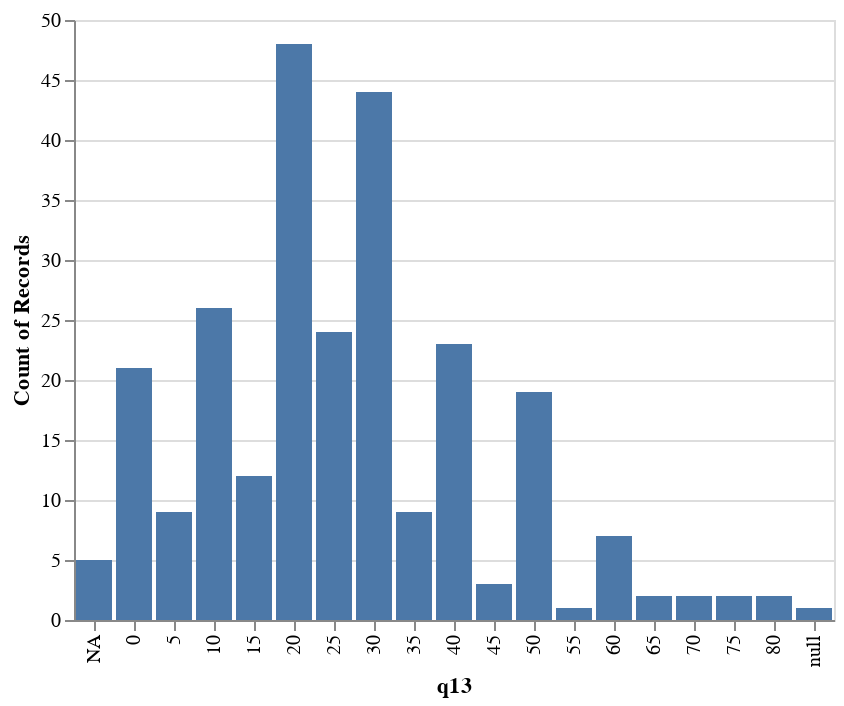

The code cell stored with this chart in its notebook:
### Code cell
#data["q13"].value_counts()
#d = pd.cut(data["q13"], [-1, 0, 10, 20, 30, 40, 50, 60, 70, 80, 90, 100], right=False, labels=["NA", "0", "10", "20", "30", "40", "50", "60", "70", "80", "90"])
d = pd.cut(
    data["q13"],
    [-1, 0, 5, 10, 15, 20, 25, 30, 35, 40, 45, 50, 55, 60, 65, 70, 75, 80, 85, 90, 95, 100],
    right=False,
    labels=["NA", "0", "5", "10", "15", "20", "25", "30", "35", "40", "45", "50", "55", "60", "65", "70", "75", "80", "85", "90", "95"])
d.reset_index()
alt.Chart(d.reset_index()).mark_bar().encode(x="q13", y="count()")

### Figure 1 — Vega-Lite specification as saved in the notebook (floating-point values rounded to 4 significant figures; data arrays with more than 128 entries replaced by an {"elided": "..."} marker saying what was removed)
{"config": {"view": {"continuousWidth": 300, "continuousHeight": 300}}, "data": {"name": "data-fb7b23e84cc6766a0196847f21df154d"}, "mark": {"type": "bar"}, "encoding": {"x": {"field": "q13", "sort": ["NA", "0", "5", "10", "15", "20", "25", "30", "35", "40", "45", "50", "55", "60", "65", "70", "75", "80", "85", "90", "95"], "type": "ordinal"}, "y": {"aggregate": "count", "type": "quantitative"}}, "$schema": "https://vega.github.io/schema/vega-lite/v5.8.0.json", "datasets": {"data-fb7b23e84cc6766a0196847f21df154d": {"elided": "260 records"}}}
